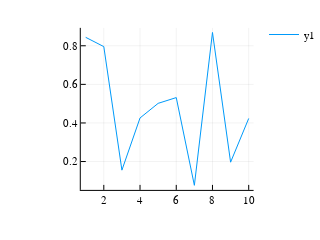

The code cell stored with this chart in its notebook:
### Code cell
plot(x,y,size=(100,100))

### Figure 1 — Plotly figure (JSON) as saved in the notebook; plotly's stock layout.template omitted (floating-point values rounded to 4 significant figures)
{"data": [{"colorbar": {"title": ""}, "hoverinfo": "text", "legendgroup": "y1", "line": {"color": "rgba(0, 154, 250, 1.000)", "dash": "solid", "shape": "linear", "width": 1}, "mode": "lines", "name": "y1", "showlegend": true, "text": [null, null, null, null, null, null, null, null, null, null], "type": "scatter", "x": [1, 2, 3, 4, 5, 6, 7, 8, 9, 10], "xaxis": "x1", "y": [0.8438, 0.7956, 0.1554, 0.4258, 0.5016, 0.5315, 0.07682, 0.869, 0.1967, 0.4234], "yaxis": "y1", "zmax": null, "zmin": null}], "layout": {"annotations": [], "height": 100, "legend": {"bgcolor": "rgba(255, 255, 255, 1.000)", "bordercolor": "rgba(0, 0, 0, 1.000)", "font": {"color": "rgba(0, 0, 0, 1.000)", "family": "sans-serif", "size": 11}, "tracegroupgap": 0, "x": 1, "y": 1}, "margin": {"b": 20, "l": 0, "r": 0, "t": 20}, "paper_bgcolor": "rgba(255, 255, 255, 1.000)", "plot_bgcolor": "rgba(255, 255, 255, 1.000)", "showlegend": true, "width": 100, "xaxis": {"anchor": "y1", "domain": [0.306, 0.9606], "gridcolor": "rgba(0, 0, 0, 0.100)", "gridwidth": 0.5, "linecolor": "rgba(0, 0, 0, 1.000)", "mirror": false, "range": [0.73, 10.27], "showgrid": true, "showline": true, "showticklabels": true, "tickangle": 0, "tickcolor": "rgb(0, 0, 0)", "tickfont": {"color": "rgba(0, 0, 0, 1.000)", "family": "sans-serif", "size": 11}, "tickmode": "array", "ticks": "inside", "ticktext": ["2", "4", "6", "8", "10"], "tickvals": [2, 4, 6, 8, 10], "title": "", "titlefont": {"color": "rgba(0, 0, 0, 1.000)", "family": "sans-serif", "size": 15}, "type": "-", "visible": true, "zeroline": false, "zerolinecolor": "rgba(0, 0, 0, 1.000)"}, "yaxis": {"anchor": "x1", "domain": [0.1505, 0.9606], "gridcolor": "rgba(0, 0, 0, 0.100)", "gridwidth": 0.5, "linecolor": "rgba(0, 0, 0, 1.000)", "mirror": false, "range": [0.05305, 0.8928], "showgrid": true, "showline": true, "showticklabels": true, "tickangle": 0, "tickcolor": "rgb(0, 0, 0)", "tickfont": {"color": "rgba(0, 0, 0, 1.000)", "family": "sans-serif", "size": 11}, "tickmode": "array", "ticks": "inside", "ticktext": ["0.2", "0.4", "0.6", "0.8"], "tickvals": [0.2, 0.4, 0.6, 0.8], "title": "", "titlefont": {"color": "rgba(0, 0, 0, 1.000)", "family": "sans-serif", "size": 15}, "type": "-", "visible": true, "zeroline": false, "zerolinecolor": "rgba(0, 0, 0, 1.000)"}}}
